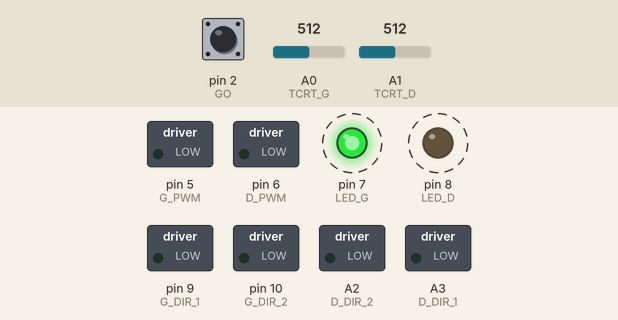
Recording of a sketch running on a simulated Arduino Uno, built with avr-gcc and run on an emulated ATmega328P. Parts: switched loads named in the sketch (green lamp = pin HIGH), output pins drawn as LEDs (lit = HIGH). Dashed ring = blinking. The inputs (shaded band) are chosen by the test bench; at power-on: pin 2 (GO) HIGH, A0 (TCRT_G) = 512, A1 (TCRT_D) = 512. Random numbers use the default seed unless the sketch sets one.

Above: at 0.9 s.
1.3 s: pin 2 (GO) pulled LOW for 0.25 s
4.4 s: A0 (TCRT_G) set to 810
7.4 s: A0 (TCRT_G) set to 786
At 8.2 s:
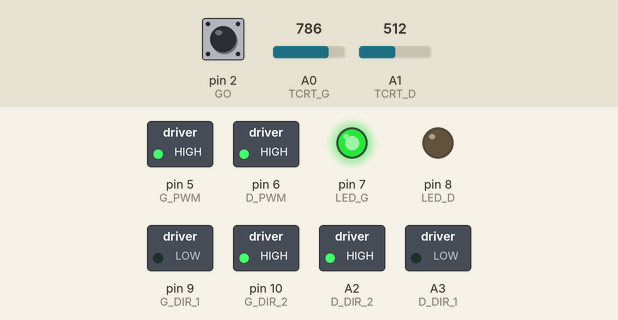
10.4 s: A0 (TCRT_G) set to 900
At 10.9 s:
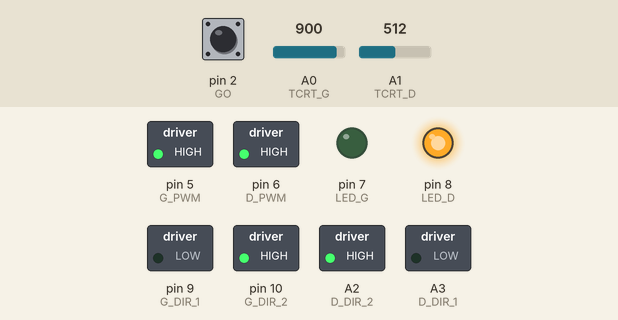
13.4 s: A0 (TCRT_G) set to 790
At 15.54 s:
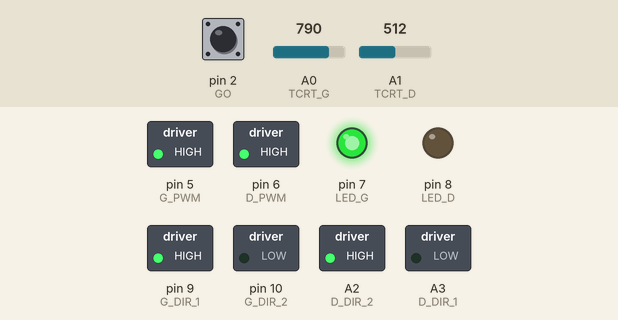
16.4 s: pin 2 (GO) pulled LOW for 1 s
At 17.75 s:
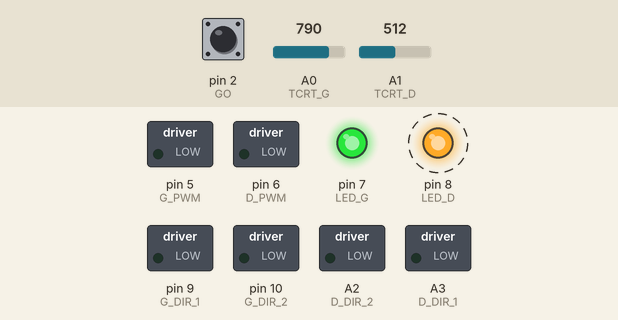
Timing chart, 0 to 20.4 s (numbered marks = the images above; inputs shaded):
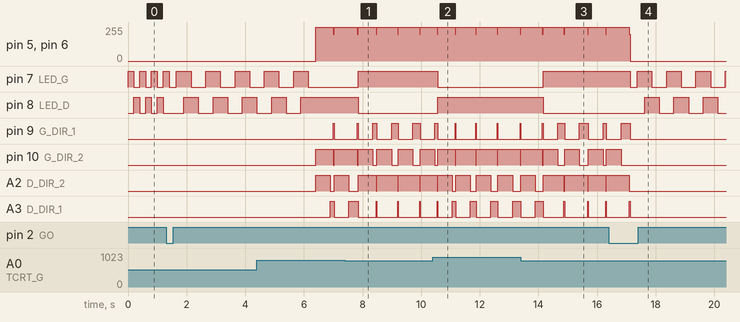

The sketch:

sumobot.ino
```cpp
/***********************************************************************
* FILENAME :    sumobot.ino
*
* DESCRIPTION :
*       A complete code example in one file for the Sumobot v5.2
*
* NOTES :
*
* AUTHOR :  Aurélien Lecouf
* START DATE :  01 Jan 2023
*
* CHANGES :
* DATE          WHO                     DETAIL
* 01 Jan 2023   Corentin Poupry         Update comments and code normalization
**/

#define AV_DROIT 1
#define AV_GAUCHE 2

#define SEUIL_DROIT 800
#define SEUIL_GAUCHE 800

// déclaration des numéro de pin
#define D2 2
#define D3 3
#define D4 4
#define D5 5
#define D6 6
#define D7 7
#define D8 8
#define D9 9
#define D10 10
#define D11 11
#define D12 12
#define D13 13

/*
 * Pin du bouton GO
 */
const int GO = D2;

/*
 * Pins du capteur ultrason.
 *
 * notes: utilisation du capteur HCSR 04 pour la détection par ultrason
 */
const int ECHO = D3;
const int TRIGGER = D4;

/*
 * Pins de commande de vitesse des moteurs du sumobot
 *
 * notes: utilisation du pont en H avec une PWM de fréquence 976.56 Hz
 */
const int G_PWM = D5;
const int D_PWM = D6;

/*
 * Pins des LEDs du sumobot
 *
 * notes: les LEDs peuvent vous indiquer en combat des informations diverses
 * selon l'endroit d'où vous les appelez dans votre programme
 */
const int LED_G = D7;
const int LED_D = D8;

/*
 * Pins de direction de rotation du moteur gauche
 *
 * notes: utilise une pin analogique Arduino en tant que pin digital
 */
const int G_DIR_1 = D9;
const int G_DIR_2 = D10;

/*
 * Pins analogiques pour les capteurs de ligne blanche
 *
 * notes: utilisation du capteur TCRT5000 avec un pin analogique Arduino pour la détection des lignes blanche
 */
const int TCRT_G = A0;
const int TCRT_D = A1;

/*
 * Pins de direction de rotation du moteur droit
 *
 * notes: utilise une pin analogique Arduino en tant que pin digital
 */
const int D_DIR_1 = A3;
const int D_DIR_2 = A2;

/**
 * La fonction `setup()` est appelée lorsqu'un sketch démarre et ne sera exécutée qu'une seule fois, après chaque mise sous tension ou réinitialisation de la carte Arduino
 * On l'utilise pour initialiser notre programme en définissant la direction des pins ainsi que d'autres actions.
 */
void setup() {
    pinMode(GO, INPUT_PULLUP);  // le pin GO est en mode entrée avec une résistance de pullup pour distinguer les 2 niveaux logique du bouton
    pinMode(ECHO, INPUT);       // le pin ECHO est en mode entrée
    pinMode(TRIGGER, OUTPUT);   // le pin TRIGGER est en mode sortie

    pinMode(G_PWM, OUTPUT);     // le pin G_PWM est en mode sortie
    pinMode(D_PWM, OUTPUT);     // le pin D_PWM est en mode sortie

    pinMode(LED_G, OUTPUT);     // le pin LED_G est en mode sortie
    pinMode(LED_D, OUTPUT);     // le pin LED_D est en mode sortie

    pinMode(G_DIR_1, OUTPUT);   // le pin G_DIR_1 est en mode sortie
    pinMode(G_DIR_2, OUTPUT);   // le pin G_DIR_2 est en mode sortie

    pinMode(TCRT_G,INPUT);      // le pin TCRT_G est en mode entrée
    pinMode(TCRT_D,INPUT);      // le pin TCRT_D est en mode entrée

    pinMode(D_DIR_1, OUTPUT);   // le pin D_DIR_1 est en mode sortie
    pinMode(D_DIR_2, OUTPUT);   // le pin D_DIR_2 est en mode sortie
}

/*
 * la fonction `loop()` fait précisément ce que son nom suggère, et boucle consécutivement.
 * Utilisez-la pour contrôler votre Sumobot.
 */
void loop() {
    stop();                                 // arrêt des moteurs.
    attenteGo();                           // attente d'appui sur le bouton GO
    attente5s();                             // attente réglementaire des 5 secondes

    while(digitalRead(GO) == HIGH) {
        autonome();                         // fonction de jeu du sumobot
    }
}

void autonome() {
    // cette variable servira à mémoriser l'état des capteurs de ligne blanche
    int ligne = ligneBlanche();

    // si une ligne blanche est détectée, peu importe le côté, le sumobot interrompt sa recherche
    if (ligne > 0) {
        // si c'est le capteur gauche qui voit une ligne blanche
        if (ligne == AV_GAUCHE) {
            // temps de rotation de votre robot après détection de ligne blanche
            int wait = random(50, 300);

            //la LED du côté du capteur de ligne activé s'allume
            digitalWrite(LED_G, HIGH);
            digitalWrite(LED_D, LOW);

            // le sumobot recule à toute vitesse pour revenir en jeu pendant 500 ms
            back(255, 255);
            delay(500);

            // et tourne à droite pendant un temps compris entre 50 et 300 ms
            turnRight(255, 255);
            delay(wait);

            // puis le sumobot revient en jeu, face avant en charge pendant 20 ms
            forward(200, 200);
            delay(20);
        }

        // si c'est le capteur droit qui voit une ligne blanche
        if (ligne == AV_DROIT) {
            // temps de rotation de votre robot après détection de ligne blanche
            int wait = random(50, 300);

            // la LED du côté du capteur de ligne activé s'allume
            digitalWrite(LED_G, LOW);
            digitalWrite(LED_D, HIGH);

            // le sumobot recule à toute vitesse pour revenir en jeu pendant 500 ms
            back(255, 255);
            delay(500);

            // et tourne à gauche pendant un temps compris entre 50 et 300 ms
            turnLeft(255, 255);
            delay(wait);

            // puis le sumobot revient en jeu, face avant en charge pendant 20 ms
            forward(200, 200);
            delay(20);
        }

    } else if (soundDistanceCheck(1.0, 37.0) == true) {
        // si l'adversaire est détecté entre 1 et 37 cm (on laisse un offset de distance dû à la profondeur de la pelle et du capteur ultrason)

        // on allume les LEDs
        digitalWrite(LED_G, HIGH);
        digitalWrite(LED_D, HIGH);

        // et on va tout droit
        forward(150, 150);
        delay(10);
    } else {
        // c'est ici que vous pouvez implémenter votre stratégie de recherche

        // on éteins les LEDs
        digitalWrite(LED_G, LOW);
        digitalWrite(LED_D, LOW);

        // le sumobot avance jusqu'à rencontrer une ligne blanche et tourne pour balayer le terrain
        forward(160 ,160);
    }

}

/**
 * Cette fonction va attendre que l'utilisateur presse sur le bouton GO avant de finir
 */
void attenteGo() {
    // on crée une variable pour l'état des LEDs
    bool led = false;

    // tant que le bouton poussoir est à l'état haut (grâce a l'argument PULLUP)
    while(digitalRead(GO) == HIGH) {
        // on fait clignoter les 2 leds pour montrer qu'on attend le go
        if (led) {
            digitalWrite(LED_G, LOW);
            digitalWrite(LED_D, HIGH);
        }
        else {
            digitalWrite(LED_G, HIGH);
            digitalWrite(LED_D, LOW);
        }

        // on inverse la variable booléenne pour inverser l'état des LEDs
        led = !led;

        // on répète l'opération toutes les 200ms, c'est ce qui va créer le clignotement
        delay(200);
    }

    // quand le bouton est pressé, on quitte la boucle while au dessus
    // et on va éteindre les LEDs
    digitalWrite(LED_G, LOW);
    digitalWrite(LED_D, LOW);
}

/**
 * Cette fonction va attendre 5 secondes avant de finir.
 * Elle permet de définir le comportement du robot lors de l'attente réglementaire
 */
void attente5s() {
    //on répète cette boucle 5 fois, avec une attente de 0.250 * 4 = 1s pour chaque itération
    for(int i = 0; i < 5; i++) {
        digitalWrite(LED_G, LOW);
        digitalWrite(LED_D, LOW);
        delay(250);
        digitalWrite(LED_G, HIGH);
        digitalWrite(LED_D, LOW);
        delay(250);
        digitalWrite(LED_G, HIGH);
        digitalWrite(LED_D, HIGH);
        delay(250);
        digitalWrite(LED_G, LOW);
        digitalWrite(LED_D, HIGH);
        delay(250);
    }
}

/**
 * Cette fonction va calculer la distance entre le robot et l'obstacle qu'il a en face de lui.
 */
float soundDistance() {
    // le ping est déclenché par une impulsion au niveau HAUT de 2 microsecondes ou plus
    // on donne une courte impulsion au niveau BAS avant pour assurer une impulsion HAUT propre
    digitalWrite(TRIGGER, LOW);
    delayMicroseconds(2);
    digitalWrite(TRIGGER, HIGH);
    delayMicroseconds(5);
    digitalWrite(TRIGGER, LOW);

    // la même broche est utilisée pour lire le signal du ping
    // une impulsion HIGH dont la durée est le temps (en microsecondes) entre l'envoi du ping et la réception de son écho
    // on ajoute un timeout de 25ms en troisième argument pour le cas où aucun objet n'est devant le capteur
    long duration = pulseIn(ECHO, HIGH, 25000);

    // on attend le minimum de 200µs requit par le capteur
    delayMicroseconds(200);


    // la vitesse du son est de 340 m/s ou 29 microsecondes par centimètre
    // le ping fait l'aller et retour de la distance à la cible, on divise donc par 2
    return duration / 29 / 2;
}

/**
 * Cette fonction permet de vérifier si un adversaire a été détecté en utilisant un seuil de détection.
 * Le kit sumobot vous est fournit avec un capteur HCSR-04 renvoyant une mesure allant jusqu'à 4m!
 *
 * Pour éviter de détecter tout ce qui entoure votre sumobot, insérez une valeur à l'appel de la fonction soundDistanceCheck(..),
 * en renseignant dans distance la limite maximale, et dans limite_inferieure la distance minimale
 */
boolean soundDistanceCheck(float distance_min, float distance_max) {
    float mesure = soundDistance();

    return mesure > distance_min && mesure < distance_max;

    // on aurait pu écrire la fonction comme ceci, ce qui est équivalent mais plus long

    // if (mesure < distance_min && mesure > distance_max) {
    //   return 1;
    // } else {
    //   return 0;
    // }
}


/**
 * Cette fonction permet d'avancer tant qu'elle est appelée.
 * La vitesse de rotation est donnée par les paramètres pGauche (vitesse du moteur gauche) et pDroit (vitesse du moteur droit).
 * Plus ces valeurs sont grandes, plus votre robot sera rapide (valeur comprise entre 0 et 255 inclus).
 */
void forward(int pGauche, int pDroit) {
    // on met en place l'avancement au niveau du pont en H
    digitalWrite(G_DIR_1, HIGH);
    digitalWrite(G_DIR_2, LOW);
    digitalWrite(D_DIR_1, HIGH);
    digitalWrite(D_DIR_2, LOW);

    // on met la PWM à la valeur demandée
    analogWrite(G_PWM, pGauche);
    analogWrite(D_PWM, pDroit);
}

/**
 * Cette fonction permet de reculer tant qu'elle est appelée.
 * La vitesse des moteurs est donnée par les paramètres pGauche (vitesse du moteur gauche) et pDroit (vitesse du moteur Droit).
 * Plus ces valeurs sont grandes, plus votre robot sera rapide (valeur comprise entre 0 et 255).
 */
void back(int pGauche, int pDroit)
{
    // on met en place le recul au niveau du pont en H
    digitalWrite(G_DIR_1, LOW);
    digitalWrite(G_DIR_2, HIGH);
    digitalWrite(D_DIR_1, LOW);
    digitalWrite(D_DIR_2, HIGH);

    // on met la PWM à la valeur demandée
    analogWrite(G_PWM, pGauche);
    analogWrite(D_PWM, pDroit);
}

/**
 * Cette fonction permet de tourner à gauche tant qu'elle est appelée.
 * La vitesse de rotation est donnée par les paramètres pGauche (vitesse du moteur gauche) et pDroit (vitesse du moteur droit).
 * Plus ces valeurs sont grandes, plus votre robot sera rapide (valeur comprise entre 0 et 255 inclus).
 *
 * remarque: le tour se fait sur place, on n'avance pas ni ne recule
 */
void turnLeft(int pGauche, int pDroit) {
    // on met en place le tour à gauche au niveau du pont en H
    digitalWrite(G_DIR_1, LOW);
    digitalWrite(G_DIR_2, HIGH);
    digitalWrite(D_DIR_1, HIGH);
    digitalWrite(D_DIR_2, LOW);

    // on met la PWM à la valeur demandée
    analogWrite(G_PWM, pGauche);
    analogWrite(D_PWM, pDroit);
}

/*
 * Cette fonction sert à détecter les lignes blanches.
 *
 * notes: fonctionne avec les pins analogiques A0 et A1.
 */
int ligneBlanche()
{
    // si le capteur de ligne blanche avant gauche ou droit est activé
    if (analogRead(TCRT_G) <= SEUIL_GAUCHE) {
        return AV_GAUCHE;
    } else if (analogRead(TCRT_D) <= SEUIL_DROIT) {
        return AV_DROIT;
    } else {
        return 0;
    }
}

/**
 * Cette fonction permet de tourner à droite tant qu'elle est appelée.
 * La vitesse de rotation est donnée par les paramètres pGauche (vitesse du moteur gauche) et pDroit (vitesse du moteur droit).
 * Plus ces valeurs sont grandes, plus votre robot sera rapide (valeur comprise entre 0 et 255 inclus).
 *
 * remarque: le tour se fait sur place, on n'avance pas ni ne recule
 */
void turnRight(int pGauche, int pDroit) {
    // on met en place le tour à droite au niveau du pont en H
    digitalWrite(G_DIR_1, HIGH);
    digitalWrite(G_DIR_2, LOW);
    digitalWrite(D_DIR_1, LOW);
    digitalWrite(D_DIR_2, HIGH);

    // on met la PWM à la valeur demandée
    analogWrite(G_PWM, pGauche);
    analogWrite(D_PWM, pDroit);
}

/**
 * Cette fonction va arrêter les moteurs
 */
void stop() {
    // on met à l'état bas les différents pin de direction
    digitalWrite(G_DIR_1, LOW);
    digitalWrite(G_DIR_2, LOW);
    digitalWrite(D_DIR_1, LOW);
    digitalWrite(D_DIR_2, LOW);

    // on met la PWM à 0 pour les moteurs
    analogWrite(G_PWM,0);
    analogWrite(D_PWM,0);
}
```

Measured:
- after the input at 7.4 s, pin 7 (LED_G): LOW → HIGH after 0.45 s; pin 8 (LED_D): HIGH → LOW after 0.45 s
- after the input at 10.4 s, pin 7 (LED_G): HIGH → LOW after 0.16 s; pin 8 (LED_D): LOW → HIGH after 0.16 s
- after the input at 13.4 s, pin 7 (LED_G): LOW → HIGH after 0.76 s; pin 8 (LED_D): HIGH → LOW after 0.76 s
- after the input at 16.4 s, pin 7 (LED_G): HIGH → LOW after 0.73 s, then repeats every 1.0 s: HIGH 0.50 s, LOW 0.50 s; pin 8 (LED_D): alternates HIGH for 0.50 s and LOW for 0.50 s, starting after 1.2 s
- by itself, pin 7 (LED_G): repeats every 1.0 s: HIGH 0.50 s, LOW 0.50 s
- by itself, pin 8 (LED_D): alternates HIGH for 0.50 s and LOW for 0.50 s
